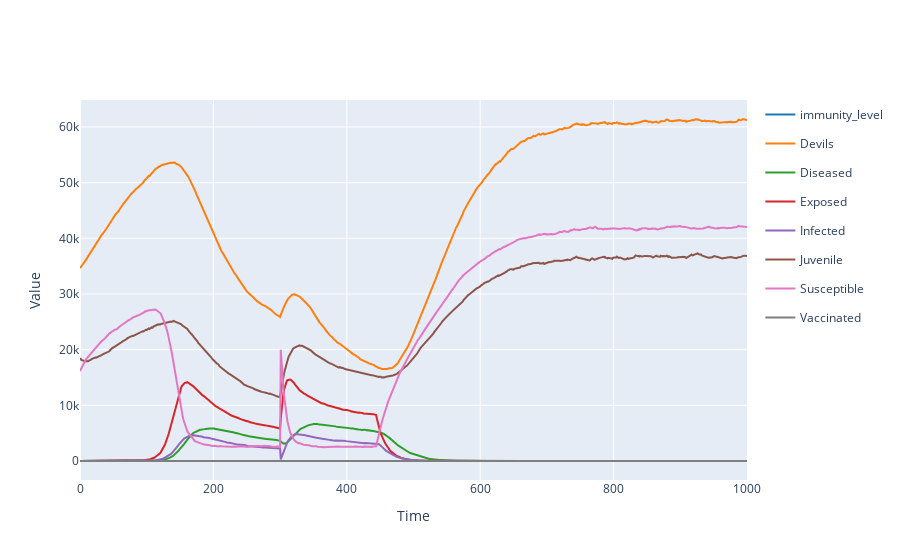

Here is the notebook cell this chart was saved with:
### Code cell
results.plotplotly()

### Figure 1 — Plotly figure (JSON) as saved in the notebook; plotly's stock layout.template omitted (floating-point values rounded to 4 significant figures; data arrays with more than 128 entries replaced by an {"elided": "..."} marker saying what was removed)
{"data": [{"legendgroup": "immunity_level", "line": {"color": "#1f77b4"}, "mode": "lines", "name": "immunity_level", "type": "scatter", "x": {"elided": "1001 int values"}, "y": {"elided": "1001 float values"}}, {"legendgroup": "Devils", "line": {"color": "#ff7f0e"}, "mode": "lines", "name": "Devils", "type": "scatter", "x": {"elided": "1001 int values"}, "y": {"elided": "1001 int values"}}, {"legendgroup": "Diseased", "line": {"color": "#2ca02c"}, "mode": "lines", "name": "Diseased", "type": "scatter", "x": {"elided": "1001 int values"}, "y": {"elided": "1001 int values"}}, {"legendgroup": "Exposed", "line": {"color": "#d62728"}, "mode": "lines", "name": "Exposed", "type": "scatter", "x": {"elided": "1001 int values"}, "y": {"elided": "1001 int values"}}, {"legendgroup": "Infected", "line": {"color": "#9467bd"}, "mode": "lines", "name": "Infected", "type": "scatter", "x": {"elided": "1001 int values"}, "y": {"elided": "1001 int values"}}, {"legendgroup": "Juvenile", "line": {"color": "#8c564b"}, "mode": "lines", "name": "Juvenile", "type": "scatter", "x": {"elided": "1001 int values"}, "y": {"elided": "1001 int values"}}, {"legendgroup": "Susceptible", "line": {"color": "#e377c2"}, "mode": "lines", "name": "Susceptible", "type": "scatter", "x": {"elided": "1001 int values"}, "y": {"elided": "1001 int values"}}, {"legendgroup": "Vaccinated", "line": {"color": "#7f7f7f"}, "mode": "lines", "name": "Vaccinated", "type": "scatter", "x": {"elided": "1001 int values"}, "y": {"elided": "1001 int values"}}], "layout": {"showlegend": true, "title": {"text": ""}, "xaxis": {"title": {"text": "Time"}}, "yaxis": {"title": {"text": "Value"}}}}
